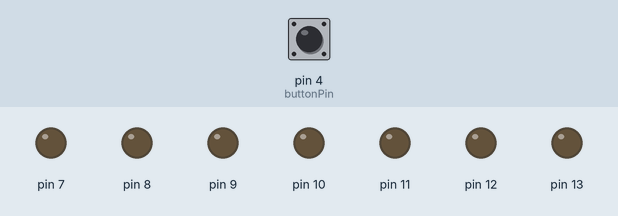
This sketch was run on a simulated Arduino Uno, built with avr-gcc and run on an emulated ATmega328P. On the bench: output pins drawn as LEDs (lit = HIGH). Dashed ring = blinking. Inputs (shaded band) come from the test bench; at power-on: pin 4 (buttonPin) HIGH. Random numbers use the default seed unless the sketch sets one.

Above: at 1.2 s.
1.3 s: pin 4 (buttonPin) pulled LOW for 3.2 s
At 3.7 s:
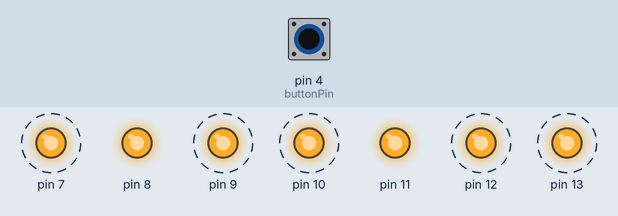
7.5 s: pin 4 (buttonPin) pulled LOW for 0.15 s
At 9.1 s:
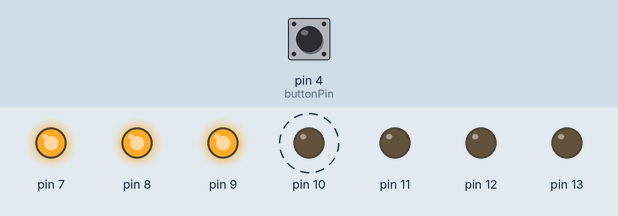
10.6 s: pin 4 (buttonPin) pulled LOW for 1 s
At 14.2 s:
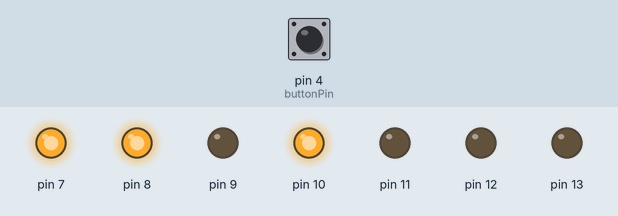
14.6 s: pin 4 (buttonPin) pulsed LOW 5 times (0.12 s each, 0.3 s apart)
At 16.6 s:
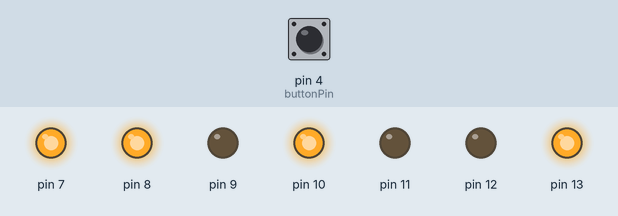
22.1 s: pin 4 (buttonPin) pulled LOW for 1 s
Timing chart, 0 to 27.1 s (numbered marks = the images above; inputs shaded):
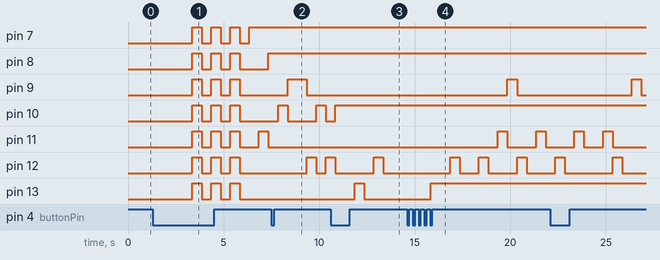

The sketch:

Project1_TI.ino
```cpp
//declaração de variaveis
int buttonPin = 4; //pino do botão
bool buttonState = true;
bool lastButtonState = true; //último estado do botão

int delayLED = 500;
int ledatual = 0; //led atualemnte aceso
bool ledaceso = false; //verifica o estado do led
byte leds = 0; //armazena o estado dos leds

long lastDebounceTime = 0; //última vez que o pino de saida foi alterado
long debouceDelay = 50;
unsigned long tempo_inicial = 0;
unsigned long pressionar_botao_tempo = 2000; //tempo minimo para pressionar o botão (2 segundos)
unsigned long ultimo_millis = 0; //ultimo tempo em que o led foi aceso

bool jogoiniciado = false; //jogo começa desligado


void setup() {
  Serial.begin(9600);

  for (int i = 7; i <= 13; i++) {
    pinMode(i, OUTPUT); //definir os leds como outputs
    digitalWrite(i, LOW); //leds desligados inicialmente
  }

  pinMode(buttonPin, INPUT_PULLUP); //definir o botão como um input

}

void loop() {

  //se o botão foi pressionado por 2 segundos, então o jogo começa
  if (verificapressaobotao() && !jogoiniciado) {
    jogoiniciado = true; //jogo começa
    piscarled(3); //piscam 3 vezes todos os leds para dar a partida do jogo
  }

  //executa o jogo continuamente, até a função 'jogoiniciado' parar de ser verdadeira
  while (jogoiniciado){
    verificapressaobotao() == false;
    ojogo();
    verificavitoria();

    //se o botão for pressionado durante 2 segundos, enquanto o jogo está a decorrer, então reinicia
    if (verificapressaobotao()) {
      reiniciarjogo();
      verificapressaobotao() == false;

      //se o botão voltar a ser pressionado por 2 segundos, então o jogo volta outra vez
      if (verificapressaobotao()){
        ojogo();
    	  verificavitoria();
      }
    }
  }
}


//função para verificar se o botão foi pressionado por 2 segundos, se este for o caso, vai piscar 3 vezes
bool verificapressaobotao() {
  bool estado_atual_do_botao = digitalRead(buttonPin); //lê o estado atual do botão
  bool botaopressionado = false; //variável que lê se o botão está pressionado ou não (inicialmente não está)

  if (estado_atual_do_botao != lastButtonState) { //verifica se o estado do botão foi alterado
    lastDebounceTime = millis(); //se a condição anterior se verifica, então faz se reset ao tempo atual
  }
  //verifica se desde que ocorreu o último reset, já passaram 50 milisegundos
  if ((millis() - lastDebounceTime) >= debouceDelay) {
    if (estado_atual_do_botao != buttonState) {
        buttonState = estado_atual_do_botao; //se já passaram os 50 milisegundos e o estado do botão ainda está alterado, então atualiza o estado

      //verifica se o botão foi pressionado
      if (buttonState == LOW) {
        tempo_inicial = millis(); //define o tempo inicial quando o botão é pressionado
      }
      else if (buttonState == HIGH) {
        tempo_inicial = 0; //se o botão foi solto faz reset do tempo inicial
      }
    }
  }
  lastButtonState = estado_atual_do_botao;

  //verifica se o botão foi pressionado por 2 segundos
  if (buttonState == LOW && (millis() - tempo_inicial) >= pressionar_botao_tempo) {
    botaopressionado = true; //logo, o botão foi pressionado por 2 segundos
    tempo_inicial = millis(); //fazer reset do tempo inicial para evitar novas ativações
  }
  return botaopressionado;
}


//função para fazer os LEDs piscarem o numero de vezes que desejar
void piscarled(int num) {
  for (int j = 0; j < num; j++) { //pisca o numero de vezes digitado em 'num'
    for (int i = 7; i <= 13; i++){
      digitalWrite(i, HIGH);
    }
    delay(delayLED);

    for (int i = 7; i <= 13; i++){
      digitalWrite(i, LOW);
    }
    delay(delayLED);
  }
}


//função para obter um número aleatório entre 7 e 13 (pinos dos leds)
int numeroaleatorio() {
  return random(7, 14);
}


//função do funcionamento do jogo
void ojogo() {

  if (jogoiniciado == true) {
    int k = numeroaleatorio(); //definir o numero aleatório numa variavel chamada 'k'

    //se o led não estiver aceso, acende-mos um aleatoriamente
    if (!ledaceso) {
      ledatual = k; //define o novo led atualmente aceso
      digitalWrite(ledatual, HIGH); //liga esse led
      ultimo_millis = millis(); //reinicia o temporizador, pois o led foi agora aceso
      ledaceso = true;
    } else {
      //se tiver um led aceso, apago-o
      if (millis() - ultimo_millis >= delayLED) { //verifica se o tempo desde que o led foi aceso é maior do que o delayLED
        digitalWrite(ledatual, LOW); //apaga o led
        ledaceso = false;
      }
    }

    //verifica se o estado do botão foi alterado, ou seja, se carregar no botão
    if ((buttonState != lastButtonState) && (digitalRead(buttonPin) == HIGH)) {
      if (ledaceso) {
        leds = leds | (1 << (ledatual - 7)); //se o botão foi pressionado e tiver um led aceso, guardo o led aceso na variavel ´leds´
      }
      else { //se o led não estiver aceso
        ledatual = k; //define o novo led atualmente aceso
        digitalWrite(ledatual, HIGH); //liga esse led
        ultimo_millis = millis(); //reinicia o temporizador, pois o led foi agora aceso
        ledaceso = true;
      }
    }

    //percorre todos os pinos e atualiza o estado de cada led
    for (int i = 7; i <= 13; i++) {
      digitalWrite(i, ((leds >> (i - 7)) & 1) | (ledatual == i)); //verifica se o led deve estar aceso de acordo com a variável leds ou se é o led atualmente aceso
    }
  }
}

//função para verificar a vitoria/conclusão do jogo
void verificavitoria(){
  if (leds == 0b01111111) { //condição de vitoria: leds todos ligados
    piscarled(3); //os leds piscam 3 vezes para assinalar a vitoria no final do jogo
    jogoiniciado = false; //termina o jogo
    leds = 0; //o armazenamento de leds volta para 0
  }
}

//função para reuniciar o jogo quando o botão for pressionado por 2 segundos
void reiniciarjogo() {
  piscarled(2); //piscam os leds 2 vezes para marcar o reinicio do jogo
  jogoiniciado = false; //jogo desliga
  leds = 0; //o armazenamento de leds volta para 0
}
```

Measured:
- after the input at 1.3 s, pin 7: alternates HIGH for 0.50 s and LOW for 0.50 s, 7 changes in all, then stays HIGH, starting after 2.0 s; pin 8: LOW → HIGH after 2.0 s, then repeats every 1.0 s: LOW 0.50 s, HIGH 0.50 s
- after the input at 7.5 s, pin 10: alternates HIGH for 0.50 s and LOW for 1.5 s, starting after 0.35 s
- after the input at 10.6 s, pin 13: LOW → HIGH after 1.3 s, → LOW 0.50 s later
- after the input at 14.6 s, pin 13: LOW → HIGH after 1.3 s
